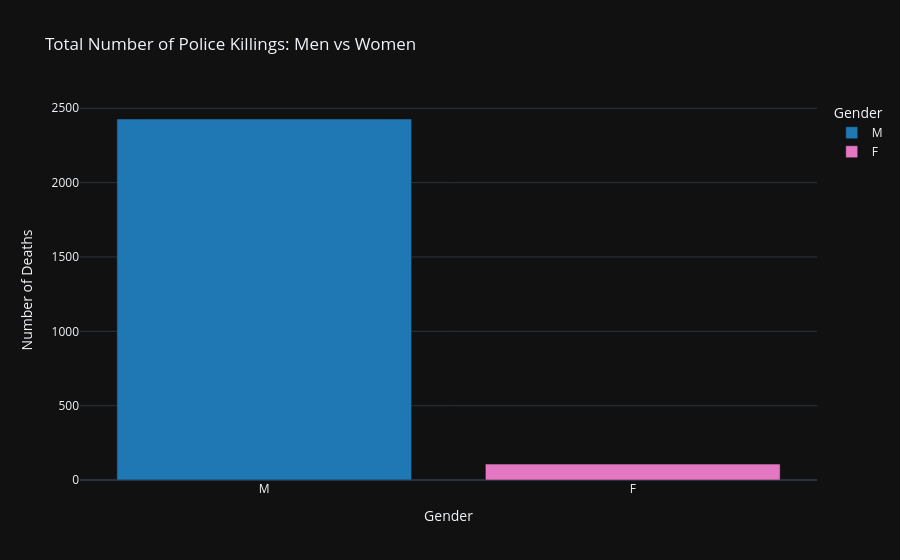

Notebook source saved alongside this figure:
### Code cell
# Gender bar chart
fig = px.bar(
    gender_counts.reset_index(),
    x='gender',
    y='count',
    color='gender',
    title='Total Number of Police Killings: Men vs Women',
    labels={'gender': 'Gender', 'count': 'Number of Deaths'},
    color_discrete_map={'M': '#1f77b4', 'F': '#e377c2'}
)
fig.update_layout(template='plotly_dark')
# fig.show()

### Figure 1 — Plotly figure (JSON) as saved in the notebook; plotly's stock layout.template omitted (floating-point values rounded to 4 significant figures)
{"data": [{"hovertemplate": "Gender=%{x}<br>Number of Deaths=%{y}<extra></extra>", "legendgroup": "M", "marker": {"color": "#1f77b4", "pattern": {"shape": ""}}, "name": "M", "orientation": "v", "showlegend": true, "textposition": "auto", "type": "bar", "x": ["M"], "xaxis": "x", "y": [2428], "yaxis": "y"}, {"hovertemplate": "Gender=%{x}<br>Number of Deaths=%{y}<extra></extra>", "legendgroup": "F", "marker": {"color": "#e377c2", "pattern": {"shape": ""}}, "name": "F", "orientation": "v", "showlegend": true, "textposition": "auto", "type": "bar", "x": ["F"], "xaxis": "x", "y": [107], "yaxis": "y"}], "layout": {"barmode": "relative", "legend": {"title": {"text": "Gender"}, "tracegroupgap": 0}, "title": {"text": "Total Number of Police Killings: Men vs Women"}, "xaxis": {"anchor": "y", "categoryarray": ["M", "F"], "categoryorder": "array", "domain": [0, 1], "title": {"text": "Gender"}}, "yaxis": {"anchor": "x", "domain": [0, 1], "title": {"text": "Number of Deaths"}}}}
